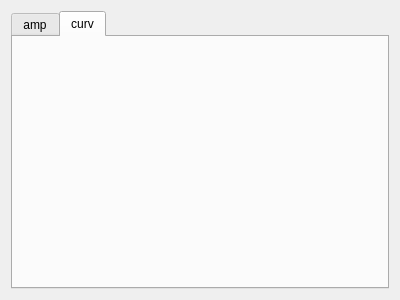
<?xml version="1.0" encoding="UTF-8"?>
<ui version="4.0">
 <class>imgBase</class>
 <widget class="QWidget" name="imgBase">
  <property name="geometry">
   <rect>
    <x>0</x>
    <y>0</y>
    <width>400</width>
    <height>300</height>
   </rect>
  </property>
  <property name="windowTitle">
   <string>Form</string>
  </property>
  <layout class="QGridLayout" name="gridLayout">
   <item row="0" column="0">
    <widget class="QTabWidget" name="tabWidget">
     <property name="currentIndex">
      <number>1</number>
     </property>
     <widget class="QWidget" name="amb_tab">
      <attribute name="title">
       <string>amp</string>
      </attribute>
      <layout class="QGridLayout" name="gridLayout_2">
       <item row="0" column="0">
        <widget class="QLabel" name="amp_view">
         <property name="text">
          <string/>
         </property>
        </widget>
       </item>
      </layout>
     </widget>
     <widget class="QWidget" name="curv_tab">
      <attribute name="title">
       <string>curv</string>
      </attribute>
      <layout class="QGridLayout" name="gridLayout_3">
       <item row="0" column="0">
        <widget class="QLabel" name="curv_view">
         <property name="text">
          <string/>
         </property>
        </widget>
       </item>
      </layout>
     </widget>
    </widget>
   </item>
  </layout>
 </widget>
 <resources/>
 <connections/>
</ui>
